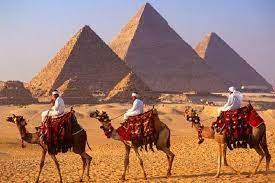
#> input picture DeepLearning/selective_search/src/pyramid.jpg, 275 x 183 px, found by its file name
$ jupyter execute selective_search.ipynb
#> lines starting #> are read from the running program, lines starting #| are printed output that depends on the picture; after the words box and inside, x2 and y2 are one past the last pixel; in counts of white or black regions, pixels touching at a corner belong together
[cell 1]
import cv2  #gerekli olan kütüphaneleri (paketleri) içe aktarıyoruz
import random

image = cv2.imread('D:/examples_forDeepLearning/selective_search/src/pyramid.jpg')  #resmimizi diskten alıyoruz
#> image is the input picture: shape (183, 275, 3); mean B, G, R 107, 121.6, 159.1
image = cv2.resize(image,(600,600))  #orijinal resmimizi 600'e 600'e olmak üzere yeniden boyutlandırıyoruz
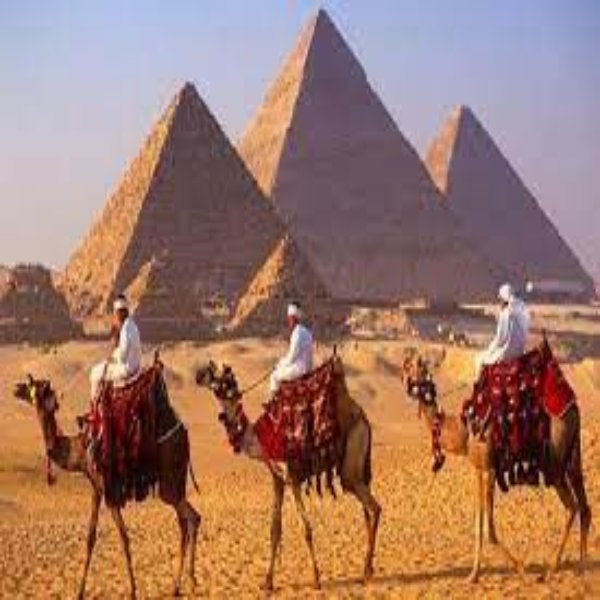
#> image: shape (600, 600, 3); mean B, G, R 106.9, 121.4, 159

#ilklendir selective search
ss = cv2.ximgproc.segmentation.createSelectiveSearchSegmentation()
ss.setBaseImage(image)  #algoritmanın işlem yapacağı resmi aktarıyoruz
ss.switchToSelectiveSearchQuality()  #algoritmamızı içe aktardık

print('start')
rects = ss.process()  #burda algoritma ile nesne tespiti ==> x ,y ,w ,h değerlerini döndürür

output = image.copy()  #orijinal resmimizin kopyasını oluşturuyoruz
print("Total rectangle : ",len(rects))  #toplam kaç kutucuk bulmuş yazdırıyoruz

for (x,y,w,h) in rects[:50]:  #ilk 50 kutucuk içinde geziniyoruz
    color = [random.randint(0,255) for j in range(0,3)]  #random renkler üretiyoruz
    cv2.rectangle(output,(x,y),(x+w,y+h),color,2) #ve kutucukları kopya resmimizin üstüne çizdiriyoruz
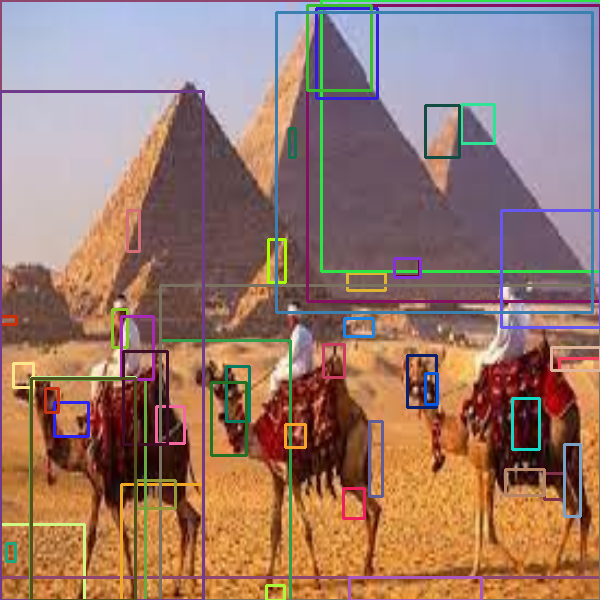
#> output: shape (600, 600, 3); 9.96% of pixels changed, all inside (x1, y1, x2, y2) = (0, 0, 600, 600)

cv2.imshow('pyramid',output)  #kopya resmimizi imshwoluyoruz
cv2.waitKey(0)
cv2.destroyAllWindows() #tüm pencereleri kapat
